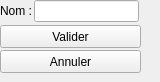
        <widget class="QWidget" name="nouvelleCategorie">
         <widget class="QPushButton" name="validerCategorie">
          <property name="geometry">
           <rect>
            <x>0</x>
            <y>25</y>
            <width>141</width>
            <height>23</height>
           </rect>
          </property>
          <property name="font">
           <font/>
          </property>
          <property name="text">
           <string>Valider</string>
          </property>
         </widget>
         <widget class="QPushButton" name="annulerCategorie">
          <property name="geometry">
           <rect>
            <x>0</x>
            <y>50</y>
            <width>141</width>
            <height>23</height>
           </rect>
          </property>
          <property name="font">
           <font/>
          </property>
          <property name="text">
           <string>Annuler</string>
          </property>
         </widget>
         <widget class="QWidget" name="formLayoutWidget_61">
          <property name="geometry">
           <rect>
            <x>0</x>
            <y>0</y>
            <width>151</width>
            <height>24</height>
           </rect>
          </property>
          <layout class="QFormLayout" name="formLayout_categorieConf">
           <property name="labelAlignment">
            <set>Qt::AlignLeading|Qt::AlignLeft|Qt::AlignVCenter</set>
           </property>
           <property name="horizontalSpacing">
            <number>2</number>
           </property>
           <property name="verticalSpacing">
            <number>0</number>
           </property>
           <item row="0" column="0">
            <widget class="QLabel" name="lbl_nvNomObs">
             <property name="font">
              <font/>
             </property>
             <property name="text">
              <string>Nom :</string>
             </property>
            </widget>
           </item>
           <item row="0" column="1">
            <widget class="QLineEdit" name="nvCategorie">
             <property name="maximumSize">
              <size>
               <width>105</width>
               <height>16777215</height>
              </size>
             </property>
             <property name="font">
              <font/>
             </property>
             <property name="text">
              <string notr="true"/>
             </property>
            </widget>
           </item>
          </layout>
         </widget>
        </widget>
